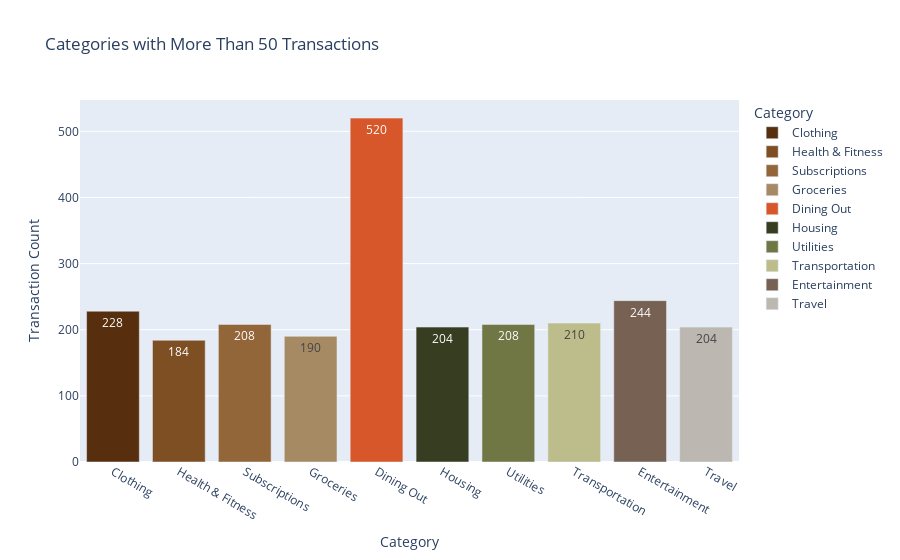

The notebook cell this image was saved under:
### Code cell
# Categories with more than 50 transactions

query9= ("SELECT Category, COUNT(*) FROM PERSONAL_EXPENSES GROUP BY Category HAVING COUNT(*) > 50")

my_cursor.execute(query9)

categories_above_50_transactions = my_cursor.fetchall()

for x in categories_above_50_transactions:
    
    print(x)
    
categories_df = pd.DataFrame(categories_above_50_transactions, columns=["Category", "Transaction Count"])

# Define a custom color sequence
custom_colors = ['#582f0e', '#7f4f24', '#936639', '#a68a64', '#d8572a','#373d20','#717744','#bcbd8b','#766153','#bcb8b1']

fig = px.bar(
    categories_df,
    x="Category",
    y="Transaction Count",
    title="Categories with More Than 50 Transactions",
    color="Category",
    text="Transaction Count",
    color_discrete_sequence=custom_colors
    )


fig.show()

### Figure 1 — Plotly figure (JSON) as saved in the notebook; plotly's stock layout.template omitted (floating-point values rounded to 4 significant figures)
{"data": [{"alignmentgroup": "True", "hovertemplate": "Category=%{x}<br>Transaction Count=%{text}<extra></extra>", "legendgroup": "Clothing", "marker": {"color": "#582f0e", "pattern": {"shape": ""}}, "name": "Clothing", "offsetgroup": "Clothing", "orientation": "v", "showlegend": true, "text": [228], "textposition": "auto", "type": "bar", "x": ["Clothing"], "xaxis": "x", "y": [228], "yaxis": "y"}, {"alignmentgroup": "True", "hovertemplate": "Category=%{x}<br>Transaction Count=%{text}<extra></extra>", "legendgroup": "Health & Fitness", "marker": {"color": "#7f4f24", "pattern": {"shape": ""}}, "name": "Health & Fitness", "offsetgroup": "Health & Fitness", "orientation": "v", "showlegend": true, "text": [184], "textposition": "auto", "type": "bar", "x": ["Health & Fitness"], "xaxis": "x", "y": [184], "yaxis": "y"}, {"alignmentgroup": "True", "hovertemplate": "Category=%{x}<br>Transaction Count=%{text}<extra></extra>", "legendgroup": "Subscriptions", "marker": {"color": "#936639", "pattern": {"shape": ""}}, "name": "Subscriptions", "offsetgroup": "Subscriptions", "orientation": "v", "showlegend": true, "text": [208], "textposition": "auto", "type": "bar", "x": ["Subscriptions"], "xaxis": "x", "y": [208], "yaxis": "y"}, {"alignmentgroup": "True", "hovertemplate": "Category=%{x}<br>Transaction Count=%{text}<extra></extra>", "legendgroup": "Groceries", "marker": {"color": "#a68a64", "pattern": {"shape": ""}}, "name": "Groceries", "offsetgroup": "Groceries", "orientation": "v", "showlegend": true, "text": [190], "textposition": "auto", "type": "bar", "x": ["Groceries"], "xaxis": "x", "y": [190], "yaxis": "y"}, {"alignmentgroup": "True", "hovertemplate": "Category=%{x}<br>Transaction Count=%{text}<extra></extra>", "legendgroup": "Dining Out", "marker": {"color": "#d8572a", "pattern": {"shape": ""}}, "name": "Dining Out", "offsetgroup": "Dining Out", "orientation": "v", "showlegend": true, "text": [520], "textposition": "auto", "type": "bar", "x": ["Dining Out"], "xaxis": "x", "y": [520], "yaxis": "y"}, {"alignmentgroup": "True", "hovertemplate": "Category=%{x}<br>Transaction Count=%{text}<extra></extra>", "legendgroup": "Housing", "marker": {"color": "#373d20", "pattern": {"shape": ""}}, "name": "Housing", "offsetgroup": "Housing", "orientation": "v", "showlegend": true, "text": [204], "textposition": "auto", "type": "bar", "x": ["Housing"], "xaxis": "x", "y": [204], "yaxis": "y"}, {"alignmentgroup": "True", "hovertemplate": "Category=%{x}<br>Transaction Count=%{text}<extra></extra>", "legendgroup": "Utilities", "marker": {"color": "#717744", "pattern": {"shape": ""}}, "name": "Utilities", "offsetgroup": "Utilities", "orientation": "v", "showlegend": true, "text": [208], "textposition": "auto", "type": "bar", "x": ["Utilities"], "xaxis": "x", "y": [208], "yaxis": "y"}, {"alignmentgroup": "True", "hovertemplate": "Category=%{x}<br>Transaction Count=%{text}<extra></extra>", "legendgroup": "Transportation", "marker": {"color": "#bcbd8b", "pattern": {"shape": ""}}, "name": "Transportation", "offsetgroup": "Transportation", "orientation": "v", "showlegend": true, "text": [210], "textposition": "auto", "type": "bar", "x": ["Transportation"], "xaxis": "x", "y": [210], "yaxis": "y"}, {"alignmentgroup": "True", "hovertemplate": "Category=%{x}<br>Transaction Count=%{text}<extra></extra>", "legendgroup": "Entertainment", "marker": {"color": "#766153", "pattern": {"shape": ""}}, "name": "Entertainment", "offsetgroup": "Entertainment", "orientation": "v", "showlegend": true, "text": [244], "textposition": "auto", "type": "bar", "x": ["Entertainment"], "xaxis": "x", "y": [244], "yaxis": "y"}, {"alignmentgroup": "True", "hovertemplate": "Category=%{x}<br>Transaction Count=%{text}<extra></extra>", "legendgroup": "Travel", "marker": {"color": "#bcb8b1", "pattern": {"shape": ""}}, "name": "Travel", "offsetgroup": "Travel", "orientation": "v", "showlegend": true, "text": [204], "textposition": "auto", "type": "bar", "x": ["Travel"], "xaxis": "x", "y": [204], "yaxis": "y"}], "layout": {"barmode": "relative", "legend": {"title": {"text": "Category"}, "tracegroupgap": 0}, "title": {"text": "Categories with More Than 50 Transactions"}, "xaxis": {"anchor": "y", "categoryarray": ["Clothing", "Health & Fitness", "Subscriptions", "Groceries", "Dining Out", "Housing", "Utilities", "Transportation", "Entertainment", "Travel"], "categoryorder": "array", "domain": [0, 1], "title": {"text": "Category"}}, "yaxis": {"anchor": "x", "domain": [0, 1], "title": {"text": "Transaction Count"}}}}
